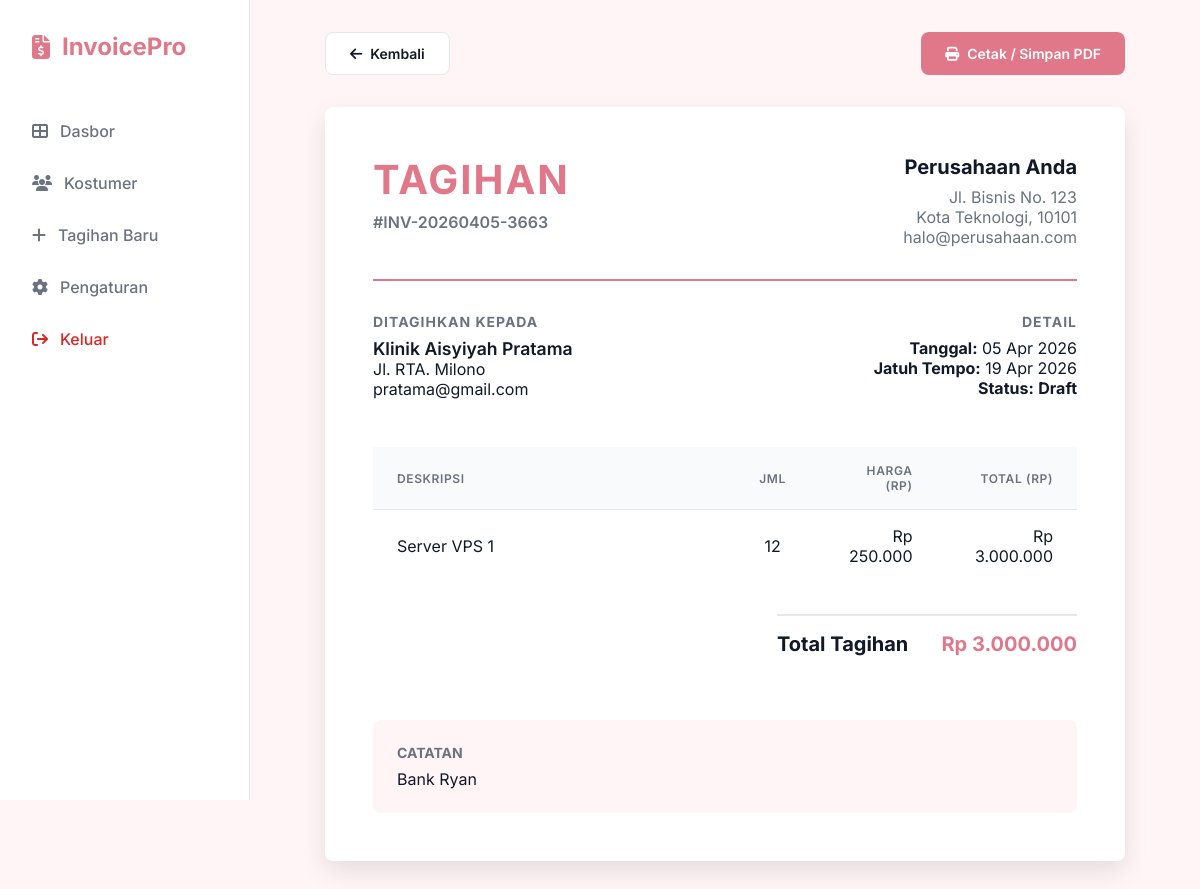
The page /view.php?id=459183d44c0ba261831bc8e016337dce (signed in) on the database its author committed.
### tables this page shows
CREATE TABLE `invoices` (
  `id` int(11) NOT NULL,
  `hash_id` varchar(32) DEFAULT NULL,
  `user_id` int(11) DEFAULT NULL,
  `invoice_number` varchar(50) NOT NULL,
  `client_name` varchar(100) NOT NULL,
  `client_email` varchar(100) DEFAULT NULL,
  `client_address` text DEFAULT NULL,
  `issue_date` date DEFAULT NULL,
  `due_date` date DEFAULT NULL,
  `status` enum('Draft','Terkirim','Lunas','Jatuh Tempo') DEFAULT 'Draft',
  `notes` text DEFAULT NULL,
  `total_amount` decimal(10,2) DEFAULT 0.00,
  `created_at` timestamp NOT NULL DEFAULT current_timestamp()
);

CREATE TABLE `user_settings` (
  `user_id` int(11) NOT NULL,
  `company_name` varchar(255) DEFAULT 'Perusahaan Anda',
  `company_address1` varchar(255) DEFAULT 'Jl. Bisnis No. 123',
  `company_address2` varchar(255) DEFAULT 'Kota Teknologi, 10101',
  `company_email` varchar(100) DEFAULT 'halo@perusahaan.com',
  `theme` varchar(50) DEFAULT 'theme-default'
);

CREATE TABLE `invoice_items` (
  `id` int(11) NOT NULL,
  `invoice_id` int(11) NOT NULL,
  `description` varchar(255) NOT NULL,
  `quantity` int(11) NOT NULL DEFAULT 1,
  `unit_price` decimal(10,2) NOT NULL DEFAULT 0.00,
  `total` decimal(10,2) NOT NULL DEFAULT 0.00
);

### config/auth.php (called while the page is built, shortened)
<?php
global $conn;
if(isset($conn)) {
    $uid = $_SESSION['user_id'];
    $theme_q = $conn->query("SELECT theme FROM user_settings WHERE user_id = $uid");
    if($theme_q && $theme_q->num_rows > 0) {
        $tr = $theme_q->fetch_assoc();
        $global_theme = $tr['theme'];
    }
}
?>

### view.php (the view, shortened to what this page needs)
<?php
require_once 'config/db.php';
require_once 'config/auth.php';
$hash_id = $conn->real_escape_string($_GET['id']);
$user_id = $_SESSION['user_id'];
$sql = "SELECT * FROM invoices WHERE hash_id = '$hash_id' AND user_id = $user_id";
$result = $conn->query($sql);
$invoice = $result->fetch_assoc();
$id = $invoice['id'];
$sql_items = "SELECT * FROM invoice_items WHERE invoice_id = $id";
$items_result = $conn->query($sql_items);
$sql_settings = "SELECT * FROM user_settings WHERE user_id = $user_id";
$settings_result = $conn->query($sql_settings);
$settings = $settings_result->fetch_assoc() ?: [
    'company_name' => 'Your Company LLC',
    'company_address1' => '123 Business Road',
    'company_address2' => 'Tech City, TC 10101',
    'company_email' => 'hello@yourcompany.com'
];
?>
<!DOCTYPE html>
<html lang="en">
<head>
    <link rel="stylesheet" href="assets/css/style.css">
    <link rel="stylesheet" href="https://cdnjs.cloudflare.com/ajax/libs/font-awesome/6.4.0/css/all.min.css">
</head>
<body class="<?= htmlspecialchars($global_theme) ?>">
    <div class="sidebar">
        <div class="logo">
            <i class="fa-solid fa-file-invoice-dollar placeholder-icon"></i>
            <span>InvoicePro</span>
        </div>
        <nav>
            <a href="index.php"><i class="fa-solid fa-table-cells-large"></i> Dasbor</a>
            <a href="customers.php"><i class="fa-solid fa-users"></i> Kostumer</a>
            <a href="create.php"><i class="fa-solid fa-plus"></i> Tagihan Baru</a>
            <a href="settings.php"><i class="fa-solid fa-gear"></i> Pengaturan</a>
            <a href="logout.php" style="margin-top: auto; color: #DC2626;"><i class="fa-solid fa-arrow-right-from-bracket"></i> Keluar</a>
        </nav>
    </div>
    <main class="content">
        <div style="display:flex; justify-content:space-between; max-width:800px; margin: 0 auto 1rem;">
            <a href="index.php" class="btn btn-secondary back-btn"><i class="fa-solid fa-arrow-left"></i> Kembali</a>
            <button onclick="window.print()" class="btn btn-primary print-btn"><i class="fa-solid fa-print"></i> Cetak / Simpan PDF</button>
        </div>
        <div class="invoice-document">
            <div class="invoice-header">
                <div>
                    <h1 class="invoice-title">TAGIHAN</h1>
                    <p style="margin-top: 0.5rem; font-weight: 600; color: #6B7280;">#<?= htmlspecialchars($invoice['invoice_number']) ?></p>
                </div>
                <div class="company-details">
                    <div class="company-name"><?= htmlspecialchars($settings['company_name']) ?></div>
                    <p><?= htmlspecialchars($settings['company_address1']) ?></p>
                    <p><?= htmlspecialchars($settings['company_address2']) ?></p>
                    <p><?= htmlspecialchars($settings['company_email']) ?></p>
                </div>
            </div>
            <div class="billing-grid">
                <div class="billing-box">
                    <h3>Ditagihkan Kepada</h3>
                    <p style="font-weight: 600; font-size: 1.1rem;"><?= htmlspecialchars($invoice['client_name']) ?></p>
                    <p><?= htmlspecialchars($invoice['client_address']) ?></p>
                    <p><?= htmlspecialchars($invoice['client_email']) ?></p>
                </div>
                <div class="billing-box" style="text-align: right;">
                    <h3>Detail</h3>
                    <p><strong>Tanggal:</strong> <?= date('d M Y', strtotime($invoice['issue_date'])) ?></p>
                    <p><strong>Jatuh Tempo:</strong> <?= date('d M Y', strtotime($invoice['due_date'])) ?></p>
                    <p><strong>Status:</strong> <span style="font-weight:bold;"><?= htmlspecialchars($invoice['status']) ?></span></p>
                </div>
            </div>
            <table class="data-table" style="margin-bottom: 2rem;">
                <thead>
                    <tr>
                        <th style="width: 50%;">Deskripsi</th>
                        <th style="width: 15%; text-align: center;">Jml</th>
                        <th style="width: 15%; text-align: right;">Harga (Rp)</th>
                        <th style="width: 20%; text-align: right;">Total (Rp)</th>
                    </tr>
                </thead>
                <tbody>
                    <?php while($item = $items_result->fetch_assoc()): ?>
                    <tr>
                        <td><?= htmlspecialchars($item['description']) ?></td>
                        <td style="text-align: center;"><?= $item['quantity'] ?></td>
                        <td style="text-align: right;">Rp <?= number_format($item['unit_price'], 0, ',', '.') ?></td>
                        <td style="text-align: right;">Rp <?= number_format($item['total'], 0, ',', '.') ?></td>
                    </tr>
                    <?php endwhile; ?>
                </tbody>
            </table>
            <div style="display: flex; justify-content: flex-end; margin-bottom: 3rem;">
                <div style="width: 300px;">
                    <div style="display:flex; justify-content:space-between; padding: 1rem 0; font-size: 1.25rem; font-weight: 700; border-top: 2px solid var(--border);">
                        <span>Total Tagihan</span>
                        <span style="color: var(--primary);">Rp <?= number_format($invoice['total_amount'], 0, ',', '.') ?></span>
                    </div>
                </div>
            </div>
            <?php if(!empty($invoice['notes'])): ?>
            <div style="background: var(--background); padding: 1.5rem; border-radius: 0.5rem;">
                <h3 style="font-size: 0.875rem; color: var(--text-muted); margin-bottom: 0.5rem; text-transform:uppercase;">Catatan</h3>
                <p style="white-space: pre-line;"><?= htmlspecialchars($invoice['notes']) ?></p>
            </div>
            <?php endif; ?>
        </div>
    </main>
</body>
</html>

### assets/css/style.css (style rules this page uses)
:root { --primary: #4F46E5; --primary-hover: #4338CA; --secondary: #10B981; --background: #F3F4F6; --surface: #FFFFFF; --text-main: #111827; --text-muted: #6B7280; --border: #E5E7EB; --status-draft-bg: #F3F4F6; --status-draft-text: #374151; --status-sent-bg: #DBEAFE; --status-sent-text: #1D4ED8; --status-paid-bg: #D1FAE5; --status-paid-text: #047857; --status-overdue-bg: #FEE2E2; --status-overdue-text: #B91C1C; }
body.theme-rose { --primary: #E1788A; --primary-hover: #CE6577; --background: #FFF5F6; --surface: #FFFFFF; }
* { box-sizing: border-box; margin: 0; padding: 0; }
body { font-family: 'Inter', sans-serif; background-color: var(--background); color: var(--text-main); display: flex; min-height: 100vh; }
a { text-decoration: none; color: inherit; }
.sidebar { width: 250px; background-color: var(--surface); border-right: 1px solid var(--border); padding: 2rem 1rem; position: fixed; height: 100vh; left: 0; top: 0; }
.logo { font-size: 1.5rem; font-weight: 700; color: var(--primary); display: flex; align-items: center; gap: 0.75rem; margin-bottom: 3rem; padding: 0 1rem; }
.sidebar nav { display: flex; flex-direction: column; gap: 0.5rem; }
.sidebar nav a { display: flex; align-items: center; gap: 0.75rem; padding: 0.75rem 1rem; border-radius: 0.5rem; color: var(--text-muted); font-weight: 500; transition: all 0.2s ease; }
.content { flex: 1; margin-left: 250px; padding: 2rem 3rem; }
.btn { display: inline-flex; align-items: center; gap: 0.5rem; padding: 0.75rem 1.5rem; border-radius: 0.5rem; font-weight: 600; cursor: pointer; transition: background-color 0.2s ease, transform 0.1s ease; border: none; font-family: 'Inter', sans-serif; font-size: 0.875rem; }
.btn-primary { background-color: var(--primary); color: white; }
.btn-secondary { background-color: var(--surface); color: var(--text-main); border: 1px solid var(--border); }
.data-table { width: 100%; border-collapse: collapse; }
.data-table th, .data-table td { padding: 1rem 1.5rem; text-align: left; }
.data-table th { background-color: #F9FAFB; color: var(--text-muted); font-weight: 600; font-size: 0.75rem; text-transform: uppercase; letter-spacing: 0.05em; border-bottom: 1px solid var(--border); }
.data-table td { border-bottom: 1px solid var(--border); vertical-align: middle; }
.data-table tbody tr:last-child td { border-bottom: none; }

### view.php (style rules this page uses)
.invoice-document { background: #fff; max-width: 800px; margin: 2rem auto; border-radius: 0.5rem; box-shadow: 0 10px 25px rgba(0,0,0,0.1); padding: 3rem; }
.invoice-header { display: flex; justify-content: space-between; align-items: flex-start; border-bottom: 2px solid var(--primary); padding-bottom: 2rem; margin-bottom: 2rem; }
.invoice-title { font-size: 2.5rem; font-weight: 700; color: var(--primary); margin: 0; text-transform: uppercase; letter-spacing: 2px; }
.company-details { text-align: right; color: var(--text-muted); }
.company-name { font-size: 1.25rem; font-weight: 700; color: var(--text-main); margin-bottom: 0.5rem; }
.billing-grid { display: grid; grid-template-columns: 1fr 1fr; gap: 2rem; margin-bottom: 3rem; }
.billing-box h3 { font-size: 0.875rem; color: var(--text-muted); text-transform: uppercase; letter-spacing: 1px; margin-bottom: 0.5rem; }

### rows shown on the page
invoices: invoice_number "INV-20260405-3663", client_name "Klinik Aisyiyah Pratama", client_address "Jl. RTA. Milono", client_email "pratama@gmail.com", issue_date "05 Apr 2026", due_date "19 Apr 2026", status "Draft", total_amount "3.000.000", notes "Bank Ryan"
user_settings: company_name "Perusahaan Anda", company_address1 "Jl. Bisnis No. 123", company_address2 "Kota Teknologi, 10101", company_email "halo@perusahaan.com"
invoice_items: description "Server VPS 1", quantity "12", unit_price "250.000", total "3.000.000"
